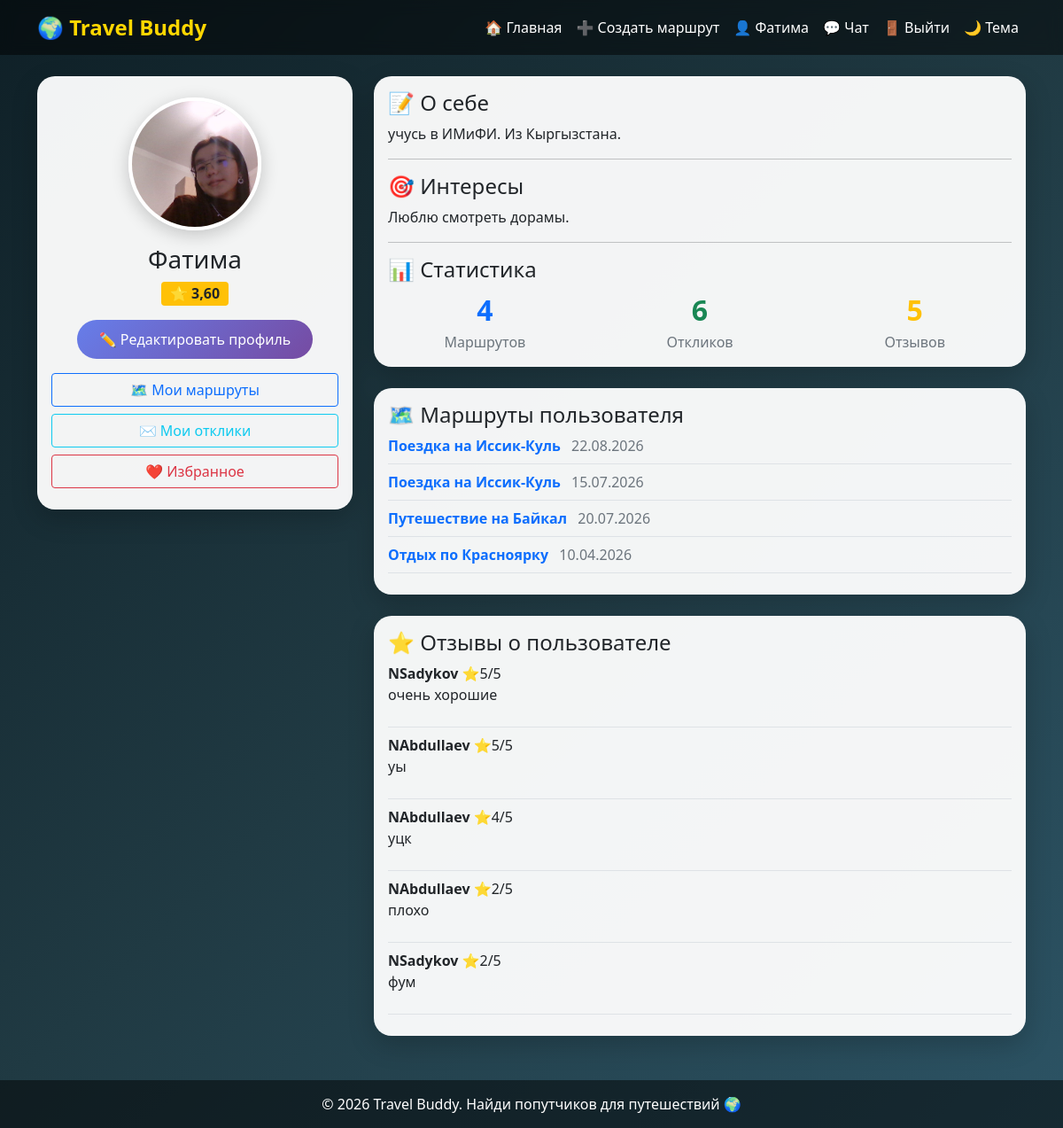
Page /users/profile/1/ (signed in) on the committed database.
### users/models.py (models this page shows, shortened)
class User(AbstractUser):
    avatar = models.ImageField(upload_to='avatars/', blank=True, null=True)
    bio = models.TextField(blank=True)
    interests = models.TextField(blank=True)
    rating = models.DecimalField(max_digits=3, decimal_places=2, default=0.00)
    is_active = models.BooleanField(default=True)
    is_admin = models.BooleanField(default=False)
    class Meta:
        verbose_name = 'Пользователь'
        verbose_name_plural = 'Пользователи'

### routes/models.py (models this page shows, shortened)
class Route(models.Model):
    STATUS_CHOICES = [
        ('ACTIVE', 'Активен'),
        ('ARCHIVED', 'Архив'),
        ('CANCELLED', 'Отменён'),
    ]
    author = models.ForeignKey(User, on_delete=models.CASCADE, related_name='routes', verbose_name='Автор')
    title = models.CharField(max_length=200, verbose_name='Название')
    description = models.TextField(blank=True, verbose_name='Описание')
    countries = models.CharField(max_length=255, verbose_name='Страны')
    cities = models.CharField(max_length=255, blank=True, verbose_name='Города')
    start_date = models.DateField(verbose_name='Дата начала')
    end_date = models.DateField(verbose_name='Дата окончания')
    budget = models.DecimalField(max_digits=10, decimal_places=2, blank=True, null=True, verbose_name='Бюджет')
    status = models.CharField(max_length=20, choices=STATUS_CHOICES, default='ACTIVE', verbose_name='Статус')
    views_count = models.PositiveIntegerField(default=0, verbose_name='Просмотры')
    image = models.ImageField(upload_to='routes/', blank=True, null=True, verbose_name='Изображение')
    places = models.JSONField(default=list, blank=True, verbose_name='Места посещения')
    latitude = models.DecimalField(max_digits=9, decimal_places=6, blank=True, null=True, verbose_name='Широта')
    longitude = models.DecimalField(max_digits=9, decimal_places=6, blank=True, null=True, verbose_name='Долгота')
    location = models.CharField(max_length=500, blank=True, verbose_name='Ссылка на карту')
    start_city = models.CharField(max_length=200, blank=True, verbose_name='Город отправления')
    end_city = models.CharField(max_length=200, blank=True, verbose_name='Город назначения')
    waypoints = models.CharField(max_length=500, blank=True, verbose_name='Промежуточные точки')
    city = models.CharField(max_length=200, blank=True, verbose_name='Город для карты')
    tags = models.ManyToManyField(Tag, blank=True, related_name='routes', verbose_name='Теги')
    created_at = models.DateTimeField(auto_now_add=True, verbose_name='Дата создания')
    updated_at = models.DateTimeField(auto_now=True, verbose_name='Дата обновления')
    class Meta:
        verbose_name = 'Маршрут'
        verbose_name_plural = 'Маршруты'

### reviews/models.py (models this page shows, shortened)
class Review(models.Model):
    author = models.ForeignKey(User, on_delete=models.CASCADE, related_name='reviews_written', verbose_name='Автор')
    target_user = models.ForeignKey(User, on_delete=models.CASCADE, related_name='reviews_received', verbose_name='Получатель')
    route = models.ForeignKey(Route, on_delete=models.CASCADE, related_name='reviews', verbose_name='Маршрут')
    rating = models.PositiveSmallIntegerField(validators=[MinValueValidator(1), MaxValueValidator(5)], verbose_name='Оценка (1-5)')
    comment = models.TextField(blank=True, verbose_name='Комментарий')
    created_at = models.DateTimeField(auto_now_add=True, verbose_name='Дата создания')
    updated_at = models.DateTimeField(auto_now=True, verbose_name='Дата обновления')
    class Meta:
        unique_together = ('author', 'target_user', 'route')
        verbose_name = 'Отзыв'
        verbose_name_plural = 'Отзывы'

### users/views.py (the view)
# urls.py: path('profile/<int:user_id>/', views.profile, name='profile'),
@login_required
def profile(request, user_id):
    profile_user = get_object_or_404(User, id=user_id)
    user_routes = Route.objects.filter(author=profile_user).order_by('-created_at')
    user_responses = Response.objects.filter(user=profile_user).order_by('-created_at')
    reviews_about = Review.objects.filter(target_user=profile_user).order_by('-created_at')
    return render(request, 'users/profile.html', {
        'profile_user': profile_user,
        'user_routes': user_routes,
        'user_responses': user_responses,
        'reviews_about': reviews_about,
    })

### users/templates/users/profile.html (shortened to what this page needs)
{% extends 'base.html' %}
{% block content %}
<div class="fade-in">
    <div class="row">
        <div class="col-md-4">
            <div class="card auth-card text-center">
                <div class="card-body py-4">
                    {% if profile_user.avatar %}
                        <img src="{{ profile_user.avatar.url }}" class="rounded-circle mb-3" style="width: 150px; height: 150px; object-fit: cover; border: 4px solid #fff; box-shadow: 0 5px 20px rgba(0,0,0,0.2);">
                    {% else %}
                        <div class="rounded-circle bg-gradient-primary text-white d-flex align-items-center justify-content-center mx-auto mb-3" style="width: 150px; height: 150px; font-size: 64px;">
                            {{ profile_user.username|make_list|first|upper }}
                        </div>
                    {% endif %}
                    <h3>{{ profile_user.username }}</h3>
                    <div class="mt-2">
                        <span class="badge bg-warning text-dark fs-6">⭐ {{ profile_user.rating|default:"0.00" }}</span>
                    </div>
                    {% if user == profile_user %}
                        <a href="{% url 'profile_edit' profile_user.id %}" class="btn btn-primary mt-3">✏️ Редактировать профиль</a>
                    {% endif %}
                    {% if user == profile_user %}
                        <div class="mt-3">
                            <a href="{% url 'my_routes' %}" class="btn btn-outline-primary w-100 mb-2">🗺️ Мои маршруты</a>
                            <a href="{% url 'my_responses' %}" class="btn btn-outline-info w-100 mb-2">✉️ Мои отклики</a>
                            <a href="{% url 'my_favorites' %}" class="btn btn-outline-danger w-100">❤️ Избранное</a>
                        </div>
                    {% endif %}
                </div>
            </div>
        </div>
        <div class="col-md-8">
            <div class="card auth-card">
                <div class="card-body">
                    <h4>📝 О себе</h4>
                    <p>{{ profile_user.bio|default:"Пользователь ещё ничего не рассказал о себе" }}</p>
                    <hr>
                    <h4>🎯 Интересы</h4>
                    <p>{{ profile_user.interests|default:"Не указаны" }}</p>
                    <hr>
                    <h4>📊 Статистика</h4>
                    <div class="row text-center">
                        <div class="col">
                            <div class="fs-2 fw-bold text-primary">{{ user_routes|length }}</div>
                            <div class="text-muted">Маршрутов</div>
                        </div>
                        <div class="col">
                            <div class="fs-2 fw-bold text-success">{{ user_responses|length }}</div>
                            <div class="text-muted">Откликов</div>
                        </div>
                        <div class="col">
                            <div class="fs-2 fw-bold text-warning">{{ reviews_about|length }}</div>
                            <div class="text-muted">Отзывов</div>
                        </div>
                    </div>
                </div>
            </div>
            <div class="card auth-card mt-4">
                <div class="card-body">
                    <h4>🗺️ Маршруты пользователя</h4>
                    {% for route in user_routes %}
                        <div class="border-bottom pb-2 mb-2">
                            <a href="{% url 'route_detail' route.id %}" class="fw-bold text-decoration-none">{{ route.title }}</a>
                            <span class="text-muted ms-2">{{ route.start_date|date:"d.m.Y" }}</span>
                        </div>
                    {% empty %}
                        <p class="text-muted">Нет маршрутов</p>
                    {% endfor %}
                </div>
            </div>
            <div class="card auth-card mt-4">
                <div class="card-body">
                    <h4>⭐ Отзывы о пользователе</h4>
                    {% for review in reviews_about %}
                        <div class="border-bottom pb-2 mb-2">
                            <strong>{{ review.author.username }}</strong> ⭐{{ review.rating }}/5
                            <p>{{ review.comment }}</p>
                        </div>
                    {% empty %}
                        <p class="text-muted">Нет отзывов</p>
                    {% endfor %}
                </div>
            </div>
        </div>
    </div>
</div>
{% endblock %}

### templates/base.html (shortened to what this page needs)
<!DOCTYPE html>
<html lang="ru">
<head>
    <link href="https://cdn.jsdelivr.net/npm/bootstrap@5.1.3/dist/css/bootstrap.min.css" rel="stylesheet">
</head>
<body>
    <nav class="navbar navbar-expand-lg navbar-dark">
        <div class="container">
            <a class="navbar-brand" href="{% url 'home' %}">🌍 Travel Buddy</a>
            <div class="collapse navbar-collapse" id="navbarNav">
                <ul class="navbar-nav ms-auto">
                    <li class="nav-item"><a class="nav-link" href="{% url 'home' %}">🏠 Главная</a></li>
                    {% if user.is_authenticated %}
                        <li class="nav-item"><a class="nav-link" href="{% url 'route_create' %}">➕ Создать маршрут</a></li>
                        <li class="nav-item"><a class="nav-link" href="{% url 'profile' user.id %}">👤 {{ user.username }}</a></li>
                        <li class="nav-item">
                            <a class="nav-link" href="{% url 'chat_list' %}" style="position: relative;">
                                💬 Чат
                            </a>
                        </li>
                        <li class="nav-item">
                            <form action="{% url 'logout' %}" method="post" style="display: inline;">
                                <button type="submit" class="nav-link btn btn-link" style="background: none; border: none; color: white; text-decoration: none; cursor: pointer;">🚪 Выйти</button>
                            </form>
                        </li>
                    {% else %}
                        <li class="nav-item"><a class="nav-link" href="{% url 'login' %}">🔑 Войти</a></li>
                        <li class="nav-item"><a class="nav-link" href="{% url 'register' %}">📝 Регистрация</a></li>
                    {% endif %}
                    <li class="nav-item">
                        <button id="themeToggle" class="btn btn-link nav-link" style="background: none; border: none;">🌙 Тема</button>
                    </li>
                </ul>
            </div>
        </div>
    </nav>
    <div class="container mt-4">
        {% block content %}
        {% endblock %}
    </div>
    <div class="footer">
        <div class="container">
            <p class="mb-0">© 2026 Travel Buddy. Найди попутчиков для путешествий 🌍</p>
        </div>
    </div>

### templates/base.html (style rules this page uses)
* { margin: 0; padding: 0; box-sizing: border-box; }
body { font-family: 'Segoe UI', Tahoma, Geneva, Verdana, sans-serif; min-height: 100vh; background: linear-gradient(135deg, #0f2027 0%, #203a43 50%, #2c5364 100%); position: relative; transition: background 0.3s ease; }
body::before { content: ''; position: fixed; top: 0; left: 0; right: 0; bottom: 0; background-image: url('https://images.unsplash.com/photo-1469474968028-56623f02e42e?w=1920'); background-size: cover; background-position: center; background-attachment: fixed; opacity: 0.3; z-index: 0; }
.navbar, .container, .footer { position: relative; z-index: 1; }
.navbar { background: rgba(0, 0, 0, 0.5) !important; backdrop-filter: blur(8px); }
.navbar-brand { font-weight: bold; color: #ffd700 !important; font-size: 1.5rem; }
.nav-link { color: white !important; transition: 0.3s; }
.card { background: rgba(255, 255, 255, 0.95); border-radius: 20px; border: none; box-shadow: 0 10px 30px rgba(0, 0, 0, 0.2); }
.btn-primary { background: linear-gradient(135deg, #667eea, #764ba2); border: none; border-radius: 50px; padding: 10px 25px; }
.footer { background: rgba(0, 0, 0, 0.5); color: white; text-align: center; padding: 15px; margin-top: 50px; }

### rows in the picture
User: username "Фатима", avatar (picture), rating "3,60", bio "учусь в ИМиФИ. Из Кыргызстана.", interests "Люблю смотреть дорамы."
Route: title "Поездка на Иссик-Куль", start_date "22.08.2026"
Route: title "Поездка на Иссик-Куль", start_date "15.07.2026"
Route: title "Путешествие на Байкал", start_date "20.07.2026"
Route: title "Отдых по Красноярку", start_date "10.04.2026"
Review: author.username "NSadykov", rating "5", comment "очень хорошие"
Review: author.username "NAbdullaev", rating "5", comment "уы"
Review: author.username "NAbdullaev", rating "4", comment "уцк"
Review: author.username "NAbdullaev", rating "2", comment "плохо"
Review: author.username "NSadykov", rating "2", comment "фум"

### other values in the picture
{{ user_routes|length }} "4"
{{ user_responses|length }} "6"
{{ reviews_about|length }} "5"
